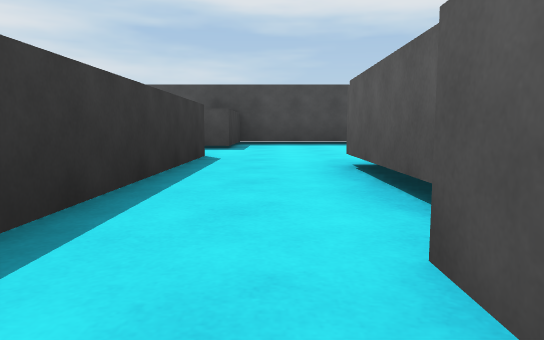
[1] (above)

13 first-person views from a walk through a 3-D level made in the Unity game engine. The camera is 0.26 m above the floor, tilts 6° down and sees 70° across. The floor is counted in squares, 1 m on a side. Each view is taken from the middle of a square. On the plan, view 1 faces up. The plan holds only what a view shows up to about 9 squares ahead; the rest is blank. The place goes on beyond the plan.

[2]
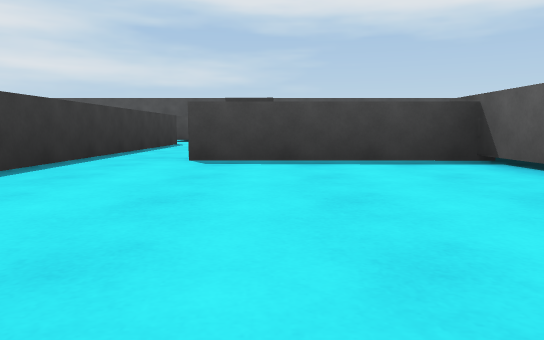

[3]
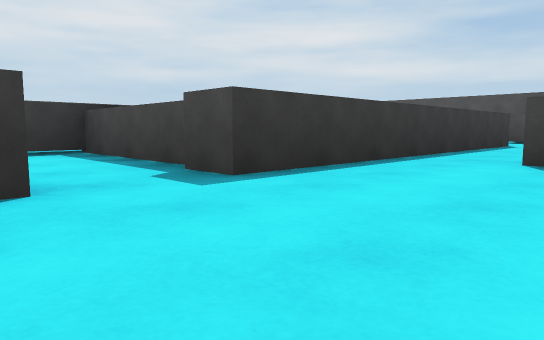

[4]
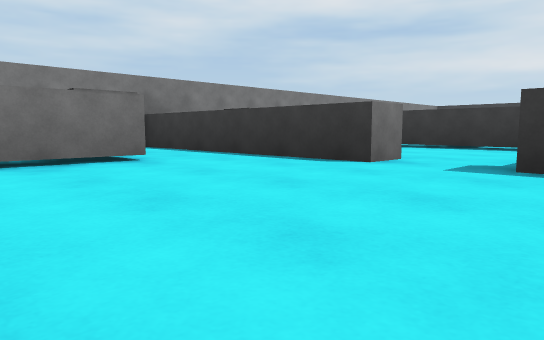

[5]
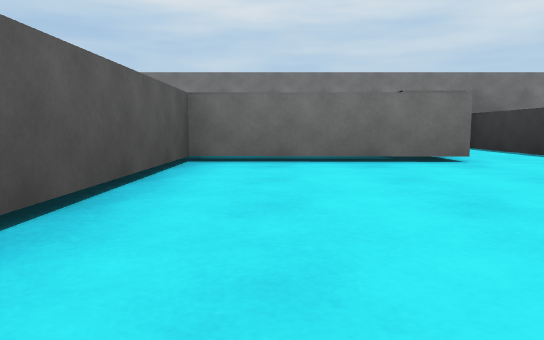

[6]
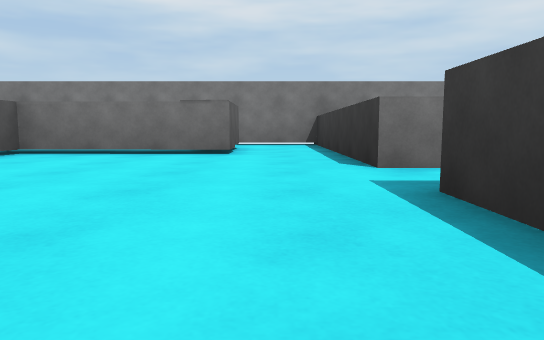

[7]
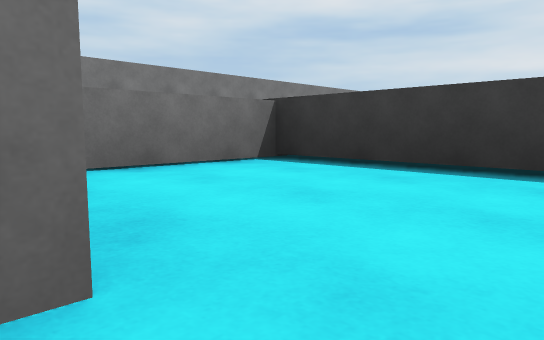

[8]
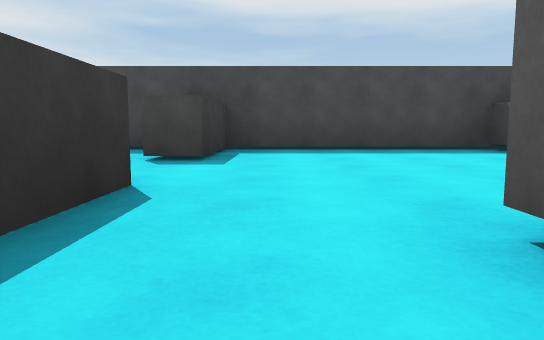

[9]
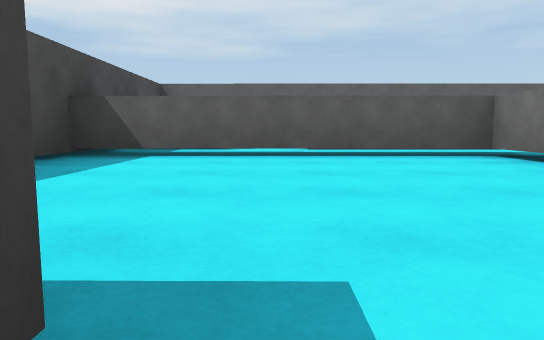

[10]
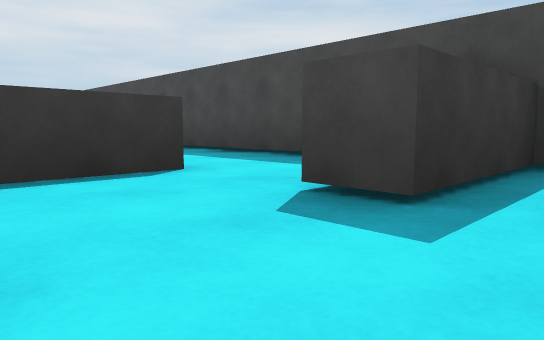

[11]
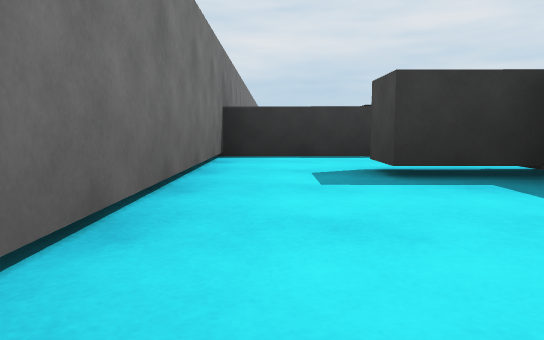

[12]
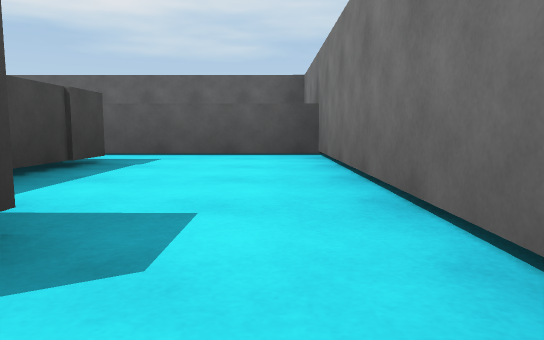

[13]
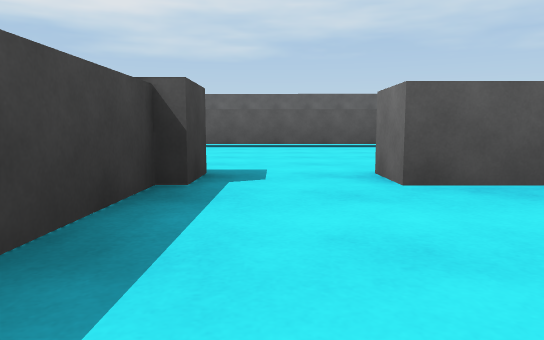

### Floor plan
Ten units are one square. View 1 is at (0, 0); x grows to the right and y downward. Boxes are objects, and circles mark ways between rooms. Rooms are numbered by the first view taken in them; rooms with no view inside come last. Other rooms are left out.
<svg viewBox="-40 -75 84 145">
<path fill="none" stroke="#000" d="M-7 26 -7 36M4 41 27 41 27 -2 3 -2M-7 -5 -7 15M-12 33 -12 26 -7 26M-7 15 -35 14 -35 45 -18 45M-7 -39 -7 -5M19 -29 27 -29 28 -70M35 -69 -6 -69 -6 -53 -11 -53M-22 -54 -22 -43M-7 36 -7 65 39 65 39 42M32 46 20 46"/>
<rect x="5" y="-25" width="10" height="20" fill="#bbb"><title>grey block</title></rect>
<rect x="5" y="45" width="10" height="10" fill="#bbb"><title>grey block</title></rect>
<circle cx="-10" cy="20" r="3" fill="#2a7"/>
<circle cx="0" cy="0" r="3" fill="#2a7"/>
<circle cx="0" cy="40" r="3" fill="#2a7"/>
<circle cx="0" cy="-30" r="3" fill="#2a7"/>
<text x="10" y="20">1</text>
<text x="-20" y="30">2</text>
<text x="0" y="-20">3</text>
<text x="10" y="-50">4</text>
<text x="10" y="50">5</text>
</svg>
Room 1 opens to room 2. Room 1 opens to room 3. Room 1 opens to room 5. Room 3 opens to room 4.

Where each view was taken, in squares from view 1:
view 1: 0 up, 0 right, facing up
view 2: 3 down, 1 right, facing up
view 3: 3 down, 1 right, facing up-left
view 4: 1 down, 2 right, facing down-left
view 5: 1 down, 2 right, facing down
view 6: 0 up, 0 right, facing down
view 7: 2 down, 1 left, facing down-left
view 8: 2 up, 0 right, facing up
view 9: 5 up, 1 left, facing right
view 10: 4 up, 0 right, facing up-left
view 11: 6 down, 3 right, facing left
view 12: 6 down, 0 right, facing right
view 13: 2 down, 3 left, facing right
